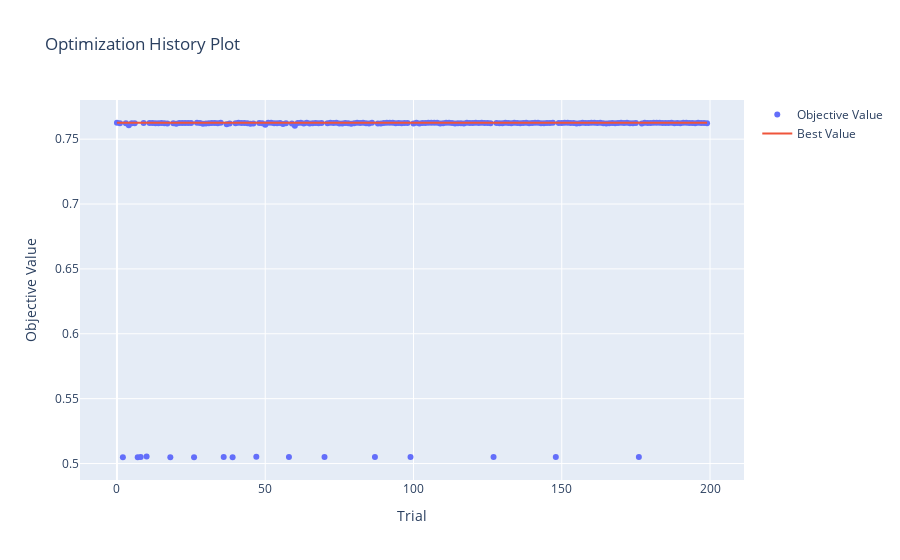

Source (notebook cell):
### Code cell
from optuna.visualization import plot_optimization_history

plot_optimization_history(optuna_study)

### Figure 1 — Plotly figure (JSON) as saved in the notebook; plotly's stock layout.template omitted (floating-point values rounded to 4 significant figures; data arrays with more than 128 entries replaced by an {"elided": "..."} marker saying what was removed)
{"data": [{"mode": "markers", "name": "Objective Value", "type": "scatter", "x": {"elided": "200 int values"}, "y": {"elided": "200 float values"}}, {"mode": "lines", "name": "Best Value", "type": "scatter", "x": {"elided": "200 int values"}, "y": {"elided": "200 float values"}}, {"marker": {"color": "#cccccc"}, "mode": "markers", "name": "Infeasible Trial", "showlegend": false, "type": "scatter", "x": [], "y": []}], "layout": {"title": {"text": "Optimization History Plot"}, "xaxis": {"title": {"text": "Trial"}}, "yaxis": {"title": {"text": "Objective Value"}}}}
